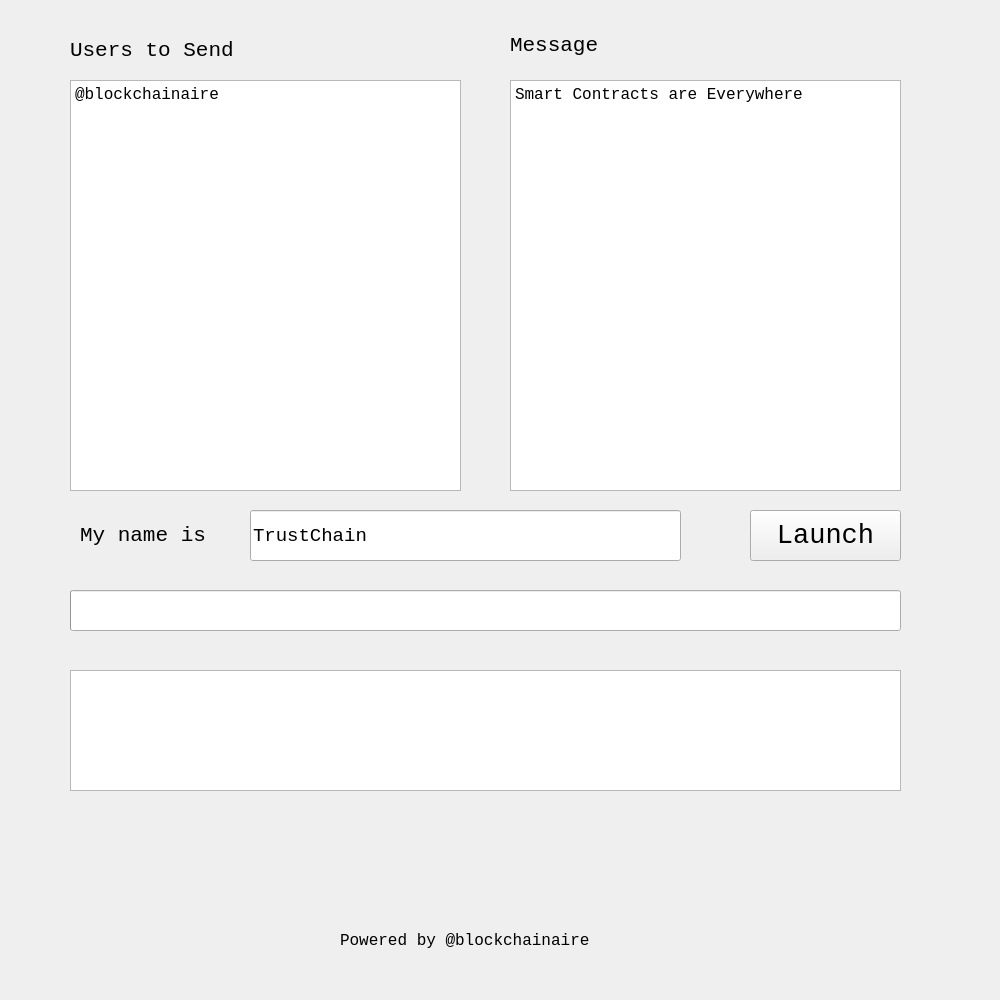
<?xml version="1.0" encoding="UTF-8"?>
<ui version="4.0">
 <class>MainWindow</class>
 <widget class="QMainWindow" name="MainWindow">
  <property name="geometry">
   <rect>
    <x>0</x>
    <y>0</y>
    <width>1000</width>
    <height>1000</height>
   </rect>
  </property>
  <property name="minimumSize">
   <size>
    <width>1000</width>
    <height>1000</height>
   </size>
  </property>
  <property name="maximumSize">
   <size>
    <width>1000</width>
    <height>1000</height>
   </size>
  </property>
  <property name="font">
   <font>
    <family>Consolas</family>
    <pointsize>12</pointsize>
   </font>
  </property>
  <property name="windowTitle">
   <string>Trustele by trustchain-tech</string>
  </property>
  <property name="windowIcon">
   <iconset resource="resource/logo.qrc">
    <normaloff>:/resource/logo.png</normaloff>:/resource/logo.png</iconset>
  </property>
  <property name="windowOpacity">
   <double>0.950000000000000</double>
  </property>
  <property name="locale">
   <locale language="English" country="UnitedStates"/>
  </property>
  <widget class="QWidget" name="centralwidget">
   <property name="minimumSize">
    <size>
     <width>1000</width>
     <height>1000</height>
    </size>
   </property>
   <property name="maximumSize">
    <size>
     <width>1000</width>
     <height>1000</height>
    </size>
   </property>
   <widget class="QTextEdit" name="msg_area">
    <property name="geometry">
     <rect>
      <x>510</x>
      <y>80</y>
      <width>391</width>
      <height>411</height>
     </rect>
    </property>
    <property name="font">
     <font>
      <family>Consolas</family>
      <pointsize>12</pointsize>
     </font>
    </property>
    <property name="html">
     <string>&lt;!DOCTYPE HTML PUBLIC &quot;-//W3C//DTD HTML 4.0//EN&quot; &quot;http://www.w3.org/TR/REC-html40/strict.dtd&quot;&gt;
&lt;html&gt;&lt;head&gt;&lt;meta name=&quot;qrichtext&quot; content=&quot;1&quot; /&gt;&lt;style type=&quot;text/css&quot;&gt;
p, li { white-space: pre-wrap; }
&lt;/style&gt;&lt;/head&gt;&lt;body style=&quot; font-family:'Consolas'; font-size:12pt; font-weight:400; font-style:normal;&quot;&gt;
&lt;p style=&quot; margin-top:0px; margin-bottom:0px; margin-left:0px; margin-right:0px; -qt-block-indent:0; text-indent:0px;&quot;&gt;Smart Contracts are Everywhere&lt;/p&gt;&lt;/body&gt;&lt;/html&gt;</string>
    </property>
   </widget>
   <widget class="QTextEdit" name="user_area">
    <property name="geometry">
     <rect>
      <x>70</x>
      <y>80</y>
      <width>391</width>
      <height>411</height>
     </rect>
    </property>
    <property name="font">
     <font>
      <family>Consolas</family>
      <pointsize>12</pointsize>
     </font>
    </property>
    <property name="html">
     <string>&lt;!DOCTYPE HTML PUBLIC &quot;-//W3C//DTD HTML 4.0//EN&quot; &quot;http://www.w3.org/TR/REC-html40/strict.dtd&quot;&gt;
&lt;html&gt;&lt;head&gt;&lt;meta name=&quot;qrichtext&quot; content=&quot;1&quot; /&gt;&lt;style type=&quot;text/css&quot;&gt;
p, li { white-space: pre-wrap; }
&lt;/style&gt;&lt;/head&gt;&lt;body style=&quot; font-family:'Consolas'; font-size:12pt; font-weight:400; font-style:normal;&quot;&gt;
&lt;p style=&quot; margin-top:0px; margin-bottom:0px; margin-left:0px; margin-right:0px; -qt-block-indent:0; text-indent:0px;&quot;&gt;@blockchainaire&lt;/p&gt;
&lt;p style=&quot;-qt-paragraph-type:empty; margin-top:0px; margin-bottom:0px; margin-left:0px; margin-right:0px; -qt-block-indent:0; text-indent:0px;&quot;&gt;&lt;br /&gt;&lt;/p&gt;&lt;/body&gt;&lt;/html&gt;</string>
    </property>
   </widget>
   <widget class="QLabel" name="user_label">
    <property name="geometry">
     <rect>
      <x>70</x>
      <y>30</y>
      <width>211</width>
      <height>41</height>
     </rect>
    </property>
    <property name="font">
     <font>
      <family>Consolas</family>
      <pointsize>16</pointsize>
     </font>
    </property>
    <property name="text">
     <string>Users to Send</string>
    </property>
   </widget>
   <widget class="QLabel" name="msg_label">
    <property name="geometry">
     <rect>
      <x>510</x>
      <y>30</y>
      <width>141</width>
      <height>31</height>
     </rect>
    </property>
    <property name="font">
     <font>
      <family>Consolas</family>
      <pointsize>16</pointsize>
     </font>
    </property>
    <property name="text">
     <string>Message</string>
    </property>
   </widget>
   <widget class="QPushButton" name="pushButton">
    <property name="geometry">
     <rect>
      <x>750</x>
      <y>510</y>
      <width>151</width>
      <height>51</height>
     </rect>
    </property>
    <property name="font">
     <font>
      <family>Consolas</family>
      <pointsize>20</pointsize>
     </font>
    </property>
    <property name="text">
     <string>Launch</string>
    </property>
   </widget>
   <widget class="QLineEdit" name="my_id">
    <property name="geometry">
     <rect>
      <x>250</x>
      <y>510</y>
      <width>431</width>
      <height>51</height>
     </rect>
    </property>
    <property name="font">
     <font>
      <family>Consolas</family>
      <pointsize>14</pointsize>
     </font>
    </property>
    <property name="text">
     <string>TrustChain</string>
    </property>
    <property name="maxLength">
     <number>64</number>
    </property>
   </widget>
   <widget class="QLabel" name="id_label">
    <property name="geometry">
     <rect>
      <x>80</x>
      <y>510</y>
      <width>161</width>
      <height>51</height>
     </rect>
    </property>
    <property name="font">
     <font>
      <family>Consolas</family>
      <pointsize>16</pointsize>
     </font>
    </property>
    <property name="text">
     <string>My name is</string>
    </property>
   </widget>
   <widget class="QTextBrowser" name="info_area">
    <property name="geometry">
     <rect>
      <x>70</x>
      <y>670</y>
      <width>831</width>
      <height>121</height>
     </rect>
    </property>
    <property name="font">
     <font>
      <pointsize>10</pointsize>
     </font>
    </property>
   </widget>
   <widget class="QProgressBar" name="progressBar">
    <property name="geometry">
     <rect>
      <x>70</x>
      <y>590</y>
      <width>831</width>
      <height>41</height>
     </rect>
    </property>
    <property name="value">
     <number>0</number>
    </property>
    <property name="textVisible">
     <bool>false</bool>
    </property>
   </widget>
   <widget class="QLabel" name="power">
    <property name="geometry">
     <rect>
      <x>340</x>
      <y>920</y>
      <width>331</width>
      <height>41</height>
     </rect>
    </property>
    <property name="font">
     <font>
      <family>Consolas</family>
      <pointsize>12</pointsize>
     </font>
    </property>
    <property name="text">
     <string>Powered by @blockchainaire</string>
    </property>
   </widget>
   <widget class="QLabel" name="logo">
    <property name="geometry">
     <rect>
      <x>450</x>
      <y>840</y>
      <width>72</width>
      <height>71</height>
     </rect>
    </property>
    <property name="text">
     <string/>
    </property>
    <property name="pixmap">
     <pixmap resource="resource/logo.qrc">:/resource/logo.png</pixmap>
    </property>
   </widget>
  </widget>
  <action name="actionAbout">
   <property name="text">
    <string>About</string>
   </property>
  </action>
  <action name="actionExit">
   <property name="text">
    <string>Exit</string>
   </property>
  </action>
 </widget>
 <resources>
  <include location="resource/logo.qrc"/>
 </resources>
 <connections/>
</ui>
